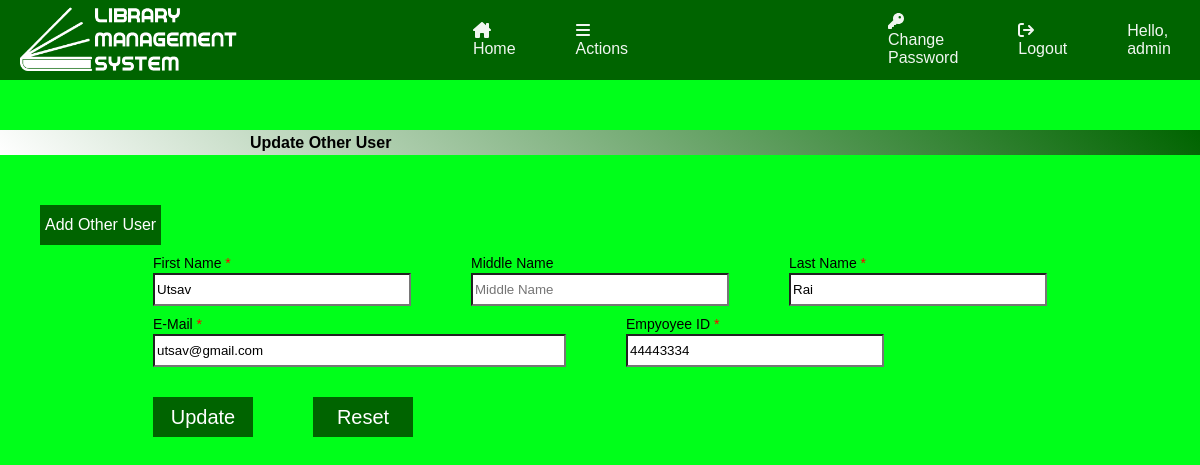
The app's page /Admins/updateOtherUser.php?id=16&action=e (signed in) with its own data.
### tables this page shows
CREATE TABLE `user_tbl` (
  `id` int(20) NOT NULL,
  `fname` varchar(50) NOT NULL,
  `mname` varchar(50) NOT NULL,
  `lname` varchar(50) NOT NULL,
  `email` varchar(100) NOT NULL,
  `role` varchar(44) NOT NULL,
  `user_uid` varchar(60) NOT NULL,
  `password` varchar(40) NOT NULL
);

### Admins/updateOtherUser.php (the view, shortened to what this page needs)
<?php require('adminHeader.php');
require('../config.php');
$id = $_GET['id'];
$action = $_GET['action'];
if ($action == 'e') {
    $sql = "SELECT * FROM `user_tbl` WHERE `id`=$id";
    $result = mysqli_query($conn, $sql);
    $row = mysqli_fetch_assoc($result);
    $fname = $row['fname'];
    $mname = $row['mname'];
    $lname = $row['lname'];
    $email = $row['email'];
    $empid = $row['user_uid'];
    ?>
<!DOCTYPE html>
<html lang="en">
<head>
    <link rel="stylesheet" href="../css/table.css">
    <link rel="stylesheet" href="css/addForm.css">
</head>
<body>
<header>
        <div class="title">
            <h4>Update Other User</h4>
        </div>
        <div class="ex-link">
            <a href="addOtherUser.php">Add Other User</a>
        </div>
    </header>
    <div class="content">
        <main class="form-container">
            <form action="#" method="POST" class="studentForm">
                <div class="form-row">
                    <div class="form-group">
                        <label for="fname">First Name <span style="color: red;">*</span></label>
                        <input type="text" value="<?php echo $fname; ?>" name="fname" placeholder="First Name" required>
                    </div>
                    <div class="form-group">
                        <label for="mname">Middle Name</label>
                        <input type="text" value="<?php echo $mname; ?>" name="mname" placeholder="Middle Name">
                    </div>
                    <div class="form-group">
                        <label for="lname">Last Name <span style="color: red;">*</span></label>
                        <input type="text" value="<?php echo $lname; ?>" name="lname" placeholder="Last Name" required>
                    </div>
                </div>
                <div class="form-row">
                    <div class="form-group">
                        <label for="email">E-Mail <span style="color: red;">*</span></label>
                        <input type="email" value="<?php echo $email; ?>" name="email" placeholder="xyz@gmail.com" required>
                    </div>
                    <div class="form-group">
                        <label for="empid">Empyoyee ID <span style="color: red;">*</span></label>
                        <input type="text" value="<?php echo $empid; ?>" name="empid" placeholder="Employee ID" required>
                    </div>
                </div>
                <div class="form-row">
                    <div class="form-btn">
                        <input type="submit" class="fbtn" name="update" value="Update">
                    </div>
                    <div class="form-btn">
                        <input type="reset" class="fbtn" name="reset" value="Reset">
                    </div>
                </div>
            </form>
        </main>
    </div>
</body>
</html>
<?php }
?>

### css/header.css (style rules this page uses)
* { margin: 0; padding: 0; }
body { background-color: rgb(0, 255, 26); font-family: Arial, Helvetica, sans-serif; background-repeat: no-repeat; background-attachment: fixed; }

### css/table.css (style rules this page uses)
:root { --green: #006400; }
* { padding: 0; margin: 0; font-family: Arial, Helvetica, sans-serif; }

### Admins/css/addForm.css (style rules this page uses)
:root { --green: #006400; }
* { padding: 0; margin: 0; }
header .title { height: 25px; background: linear-gradient(45deg, white,var(--green)); padding-left: 250px; margin: 50px 0; line-height: 25px; display: flex; }
header .ex-link { height: 30px; background-color: var(--green); width: fit-content; line-height: 30px; padding: 5px; margin: 10px 40px; }
header .ex-link a { text-decoration: None; color: white; }
.content { display: grid; place-items: center; }
.form-row { display: flex; }
.form-group { display: flex; flex-direction: column; margin: 0 30px 10px; }
.form-group label { font-size: 14px; margin-bottom: 2px; }
.form-group input, .form-group select { width: 250px; height: 25px; padding: 2px; background-color: white; }
.form-group input[type=email],.form-group input[type=tel] { width: 405px; height: 25px; padding: 2px; }
.form-btn { margin: 20px 30px 10px 30px; }
.form-btn .fbtn { padding: 5px; background-color: var(--green); color: white; border: none; cursor: pointer; min-width: 100px; font-size: 20px; height: 40px; }

### records on screen
user_tbl: fname "Utsav", lname "Rai", email "utsav@gmail.com", empid "44443334"

### other values on screen
$_SESSION['role'] "admin"
